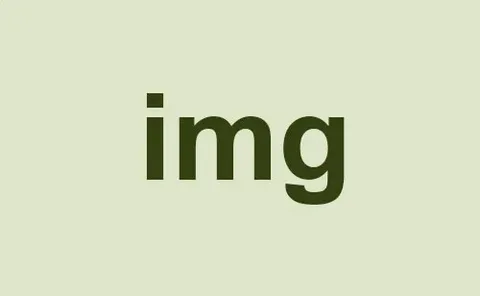
#> input picture CV_tasks/py/images/test.webp, 480 x 296 px
$ python image_annotation.py
#> lines starting #> are read from the running program, lines starting #| are printed output that depends on the picture
import cv2

def main():
    # Load an image from disk
    image = cv2.imread("images/test.webp")
#> image is the input picture: shape (296, 480, 3); mean B, G, R 192.1, 220.4, 213
    if image is None:
        print("Error: Couldn't load the image.")
        return

    text = "text"
    text_position = (50, 50)
    font_face = cv2.FONT_HERSHEY_SIMPLEX
    font_scale = 1.0
    text_color = (0, 255, 0)
    thickness = 2

    cv2.putText(image, text, text_position, font_face, font_scale, text_color, thickness)

    line_start = (100, 100)
    line_end = (300, 100)
    line_color = (0, 0, 255)

    cv2.line(image, line_start, line_end, line_color, thickness)

    rect_top_left = (100, 150)
    rect_bottom_right = (300, 300)
    rect_color = (255, 0, 0)

    cv2.rectangle(image, rect_top_left, rect_bottom_right, rect_color, thickness)
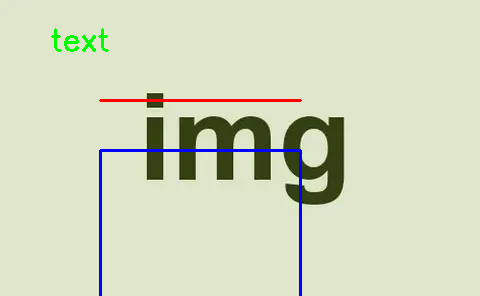
#> image: shape (296, 480, 3); mean B, G, R 191.7, 217.6, 210.7

    circle_center = (200, 400)
    radius = 50
    circle_color = (255, 255, 0)

    cv2.circle(image, circle_center, radius, circle_color, thickness)

    cv2.imshow("Annotated Image", image)

    cv2.imwrite("annotated_image.jpg", image)

    cv2.waitKey(0)
    cv2.destroyAllWindows()

if __name__ == '__main__':
    main()
